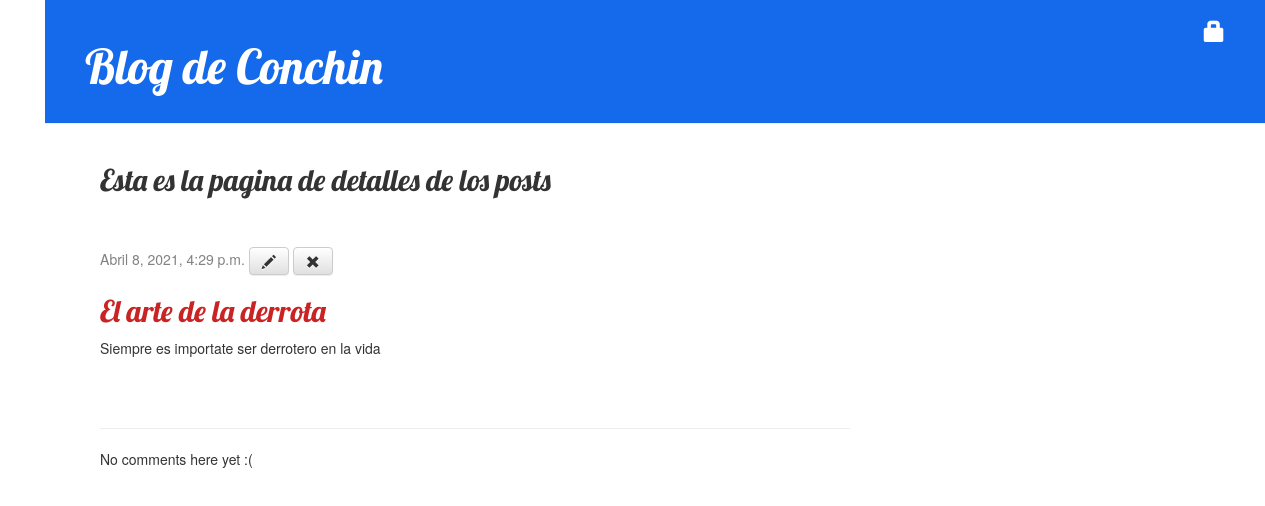
The app's page /post/2/ with its own data.
### blog/models.py (models this page shows, shortened)
class Post(models.Model):
    author = models.ForeignKey('auth.User', on_delete=models.CASCADE)
    title = models.CharField(max_length=200)
    text = models.TextField()
    created_date = models.DateTimeField(default=timezone.now)
    published_date = models.DateTimeField(blank=True, null=True)

### blog/views.py (the view)
# urls.py: path('post/<int:pk>/', views.post_detail, name='post_detail'),
def post_detail(request, pk):
    post = get_object_or_404(Post, pk=pk)
    return render(request, 'blog/post_detail.html', {'post':post})

### blog/templates/blog/post_detail.html
{% extends 'blog/base.html' %}
{% block content %}
<h2>Esta es la pagina de detalles de los posts</h2>
<br><br>
    <div class="post">
        {% if post.published_date %}
            <div class="date">
                {{ post.published_date }}
                <a class="btn btn-default" href="{% url 'post_edit' pk=post.pk %}"><span class="glyphicon glyphicon-pencil"></span></a>
                <a class="btn btn-default" href="{% url 'post_remove' pk=post.pk %}"><span class="glyphicon glyphicon-remove"></span></a>
            </div>
        {% else %}
            <a class="btn btn-default" href="{% url 'post_publish' pk=post.pk %}">Publish</a>
        {% endif %}
        <h2><a href="">{{ post.title }}</a></h2>
        <p>{{ post.text|linebreaksbr }}</p>
    </div>
    <hr>
    {% for comment in post.comments.all %}
        <div class="comment">
            <div class="date">{{ comment.created_date }}</div>
            <strong>{{ comment.author }}</strong>
            <p>{{ comment.text|linebreaks }}</p>
        </div>
    {% empty %}
        <p>No comments here yet :(</p>
    {% endfor %}
{% endblock %}

### blog/static/blog/blog.css (style rules this page uses)
h1 a, h2 a { color: #e70808; }
body { padding-left: 45px; }
h1, h2, h3, h4 { font-family: 'Lobster', cursive; }
.date { color: #828282; }
.post { margin-bottom: 70px; }
.post h2 a, .post h2 a:visited { color: #c92323; }

### records on screen
Post: published_date "Abril 8, 2021, 4:29 p.m.", title "El arte de la derrota", text "Siempre es importate ser derrotero en la vida"
